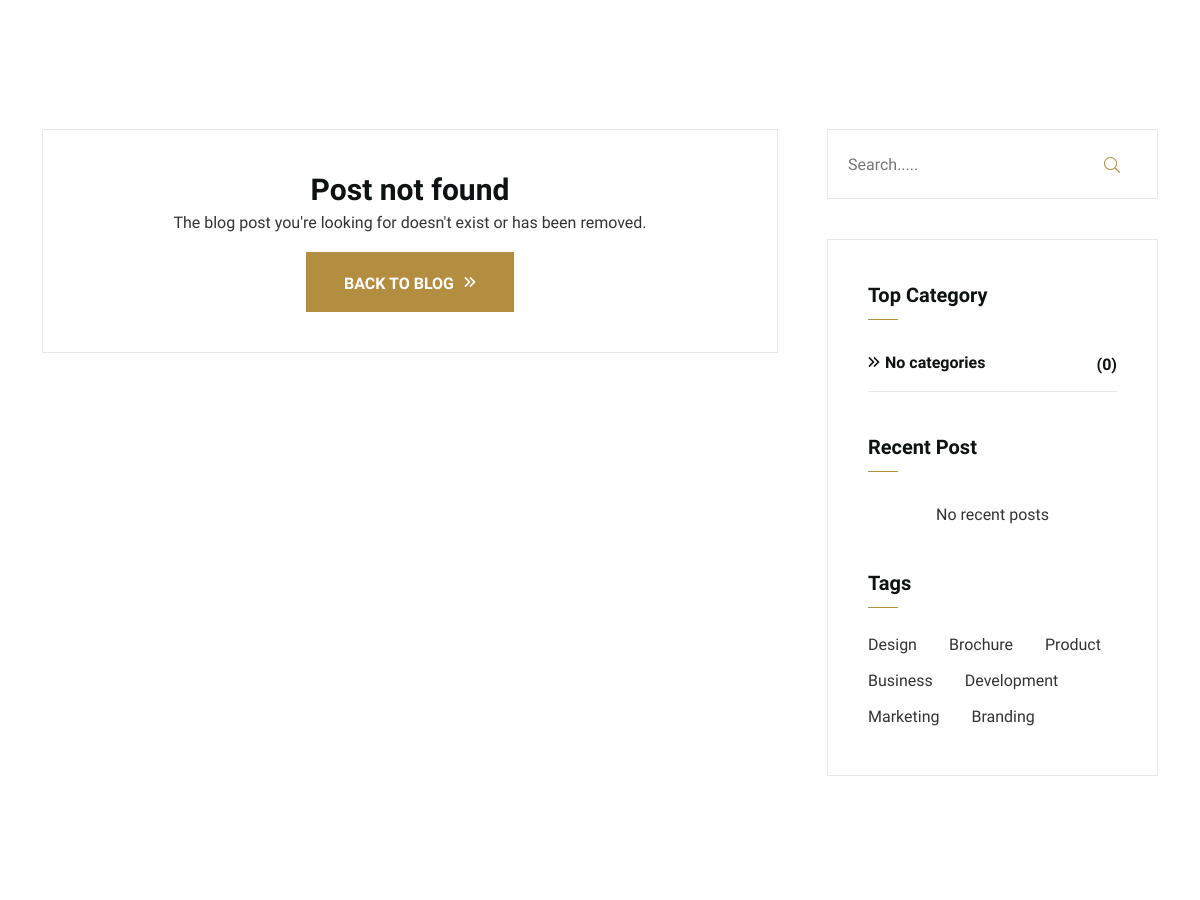
Page /barbex/blog-details.php (middle part) on the earlier database version.
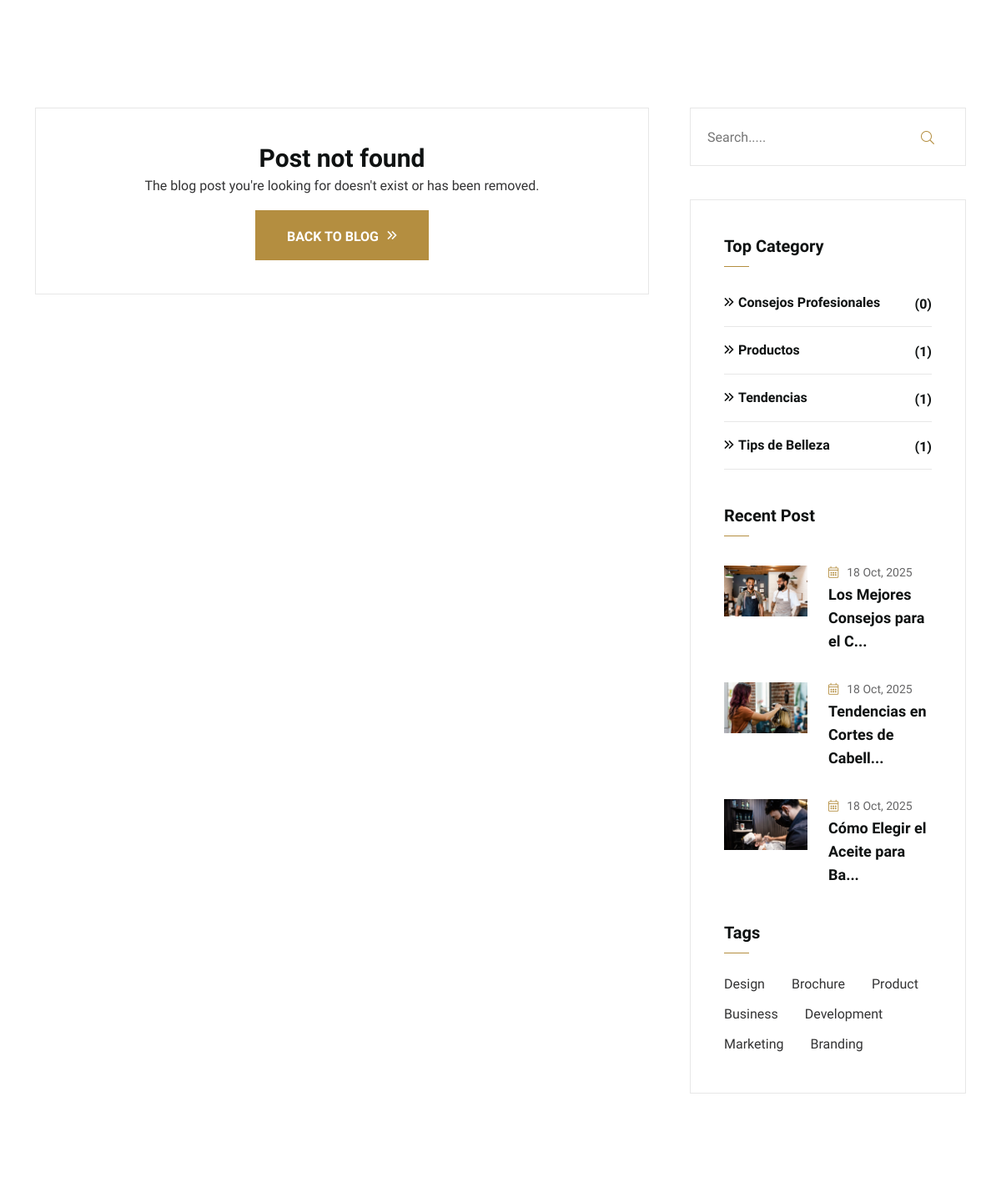
Same page on the later database version.
### tables this page shows
CREATE TABLE blog_categories (
    id INT PRIMARY KEY AUTO_INCREMENT,
    name VARCHAR(100) NOT NULL UNIQUE,
    slug VARCHAR(100) UNIQUE NOT NULL,
    description TEXT,
    status ENUM('active', 'inactive') DEFAULT 'active',
    created_at TIMESTAMP DEFAULT CURRENT_TIMESTAMP,
    updated_at TIMESTAMP DEFAULT CURRENT_TIMESTAMP ON UPDATE CURRENT_TIMESTAMP
);

CREATE TABLE blog_posts (
    id INT PRIMARY KEY AUTO_INCREMENT,
    title VARCHAR(255) NOT NULL,
    slug VARCHAR(255) UNIQUE NOT NULL,
    content TEXT NOT NULL,
    excerpt TEXT,
    featured_image VARCHAR(255),
    author_id INT,
    category VARCHAR(100),
    tags VARCHAR(255),
    status ENUM('draft', 'published', 'archived') DEFAULT 'draft',
    published_at TIMESTAMP NULL,
    created_at TIMESTAMP DEFAULT CURRENT_TIMESTAMP,
    updated_at TIMESTAMP DEFAULT CURRENT_TIMESTAMP ON UPDATE CURRENT_TIMESTAMP,
    FOREIGN KEY (author_id) REFERENCES users(id) ON DELETE SET NULL
);

### barbex/blog-details.php (the view, shortened to what the rows shown need)
<?php
$database = new Database();
$db = $database->getConnection();
$post_id = isset($_GET['id']) ? (int)$_GET['id'] : 0;
try {
    $recent_query = "SELECT bp.*, u.name as author_name
                     FROM blog_posts bp
                     LEFT JOIN users u ON bp.author_id = u.id
                     WHERE bp.status = 'published' AND bp.id != :current_id
                     ORDER BY bp.created_at DESC
                     LIMIT 3";
    $recent_stmt = $db->prepare($recent_query);
    $recent_stmt->execute(['current_id' => $post_id]);
    $recent_posts = $recent_stmt->fetchAll(PDO::FETCH_ASSOC);
} catch (Exception $e) {
    $recent_posts = [];
}
try {
    $categories_query = "SELECT bc.*, COUNT(bp.id) as post_count
                         FROM blog_categories bc
                         LEFT JOIN blog_posts bp ON bc.name = bp.category AND bp.status = 'published'
                         WHERE bc.status = 'active'
                         GROUP BY bc.id
                         ORDER BY bc.name";
    $categories_stmt = $db->query($categories_query);
    $categories = $categories_stmt->fetchAll(PDO::FETCH_ASSOC);
} catch (Exception $e) {
    $categories = [];
}
?>
<!DOCTYPE html>
<html lang="en">
<head>
	<link rel="stylesheet" href="assets/css/bootstrap.min.css">
	<link rel="stylesheet" href="assets/css/all.css">
	<link rel="stylesheet" href="assets/css/animate.css">
	<link rel="stylesheet" href="assets/css/swiper-bundle.min.css">
	<link rel="stylesheet" href="assets/css/magnific-popup.css">
	<link rel="stylesheet" href="assets/css/meanmenu.min.css">
	<link rel="stylesheet" href="assets/sass/style.css">
</head>
<body>
	   <div class="blog__details section-padding">
	       <div class="container">
	           <div class="row">
                <div class="col-xl-4 col-lg-4">
                    <div class="all__sidebar ml-25 xl-ml-0">
                        <div class="all__sidebar-item">
                            <div class="all__sidebar-item-category">
                                <ul>
                                    <?php if (!empty($categories)): ?>
                                        <?php foreach ($categories as $category): ?>
                                            <li><a href="blog-standard.php?category=<?php echo urlencode($category['name']); ?>"><i class="far fa-angle-double-right"></i><?php echo htmlspecialchars($category['name']); ?><span>(<?php echo $category['post_count']; ?>)</span></a></li>
                                        <?php endforeach; ?>
                                    <?php else: ?>
                                        <li><a href="#"><i class="far fa-angle-double-right"></i>No categories<span>(0)</span></a></li>
                                    <?php endif; ?>
                                </ul>
                            </div>
                        </div>
                        <div class="all__sidebar-item mt-40">
                            <div class="all__sidebar-item-post">
                                <?php if (!empty($recent_posts)): ?>
                                    <?php foreach ($recent_posts as $recent_post): ?>
                                        <div class="all__sidebar-item-post-item">
                                            <div class="all__sidebar-item-post-item-image">
                                                <a href="blog-details.php?id=<?php echo $recent_post['id']; ?>">
                                                    <?php if (!empty($recent_post['featured_image'])): ?>
                                                        <img src="<?php echo htmlspecialchars($recent_post['featured_image']); ?>" alt="<?php echo htmlspecialchars($recent_post['title']); ?>">
                                                    <?php else: ?>
                                                        <img src="assets/img/blog/post-<?php echo (($recent_post['id'] % 3) + 1); ?>.jpg" alt="<?php echo htmlspecialchars($recent_post['title']); ?>">
                                                    <?php endif; ?>
                                                </a>
                                            </div>
                                            <div class="all__sidebar-item-post-item-content">
                                                <span><i class="fal fa-calendar-alt"></i><?php echo date('d M, Y', strtotime($recent_post['created_at'])); ?></span>
                                                <h6><a href="blog-details.php?id=<?php echo $recent_post['id']; ?>"><?php echo htmlspecialchars(substr($recent_post['title'], 0, 30)) . (strlen($recent_post['title']) > 30 ? '...' : ''); ?></a></h6>
                                            </div>
                                        </div>
                                    <?php endforeach; ?>
                                <?php else: ?>
                                    <div class="text-center">
                                        <p>No recent posts</p>
                                    </div>
                                <?php endif; ?>
                            </div>
                        </div>
                    </div>
                </div>
            </div>
        </div>
    </div>
</body>
</html>

Differences in the rows shown:
added blog_categories: name "Consejos Profesionales", post_count "0"
added blog_categories: name "Productos", post_count "1"
added blog_categories: name "Tendencias", post_count "1"
added blog_categories: name "Tips de Belleza", post_count "1"
added blog_posts: featured_image (picture), created_at "18 Oct, 2025", title "Los Mejores Consejos para el C"
added blog_posts: featured_image (picture), created_at "18 Oct, 2025", title "Tendencias en Cortes de Cabell"
added blog_posts: featured_image (picture), created_at "18 Oct, 2025", title "Cómo Elegir el Aceite para Ba"
Other differences:
text no longer shown: "No categories (0) No recent posts"
